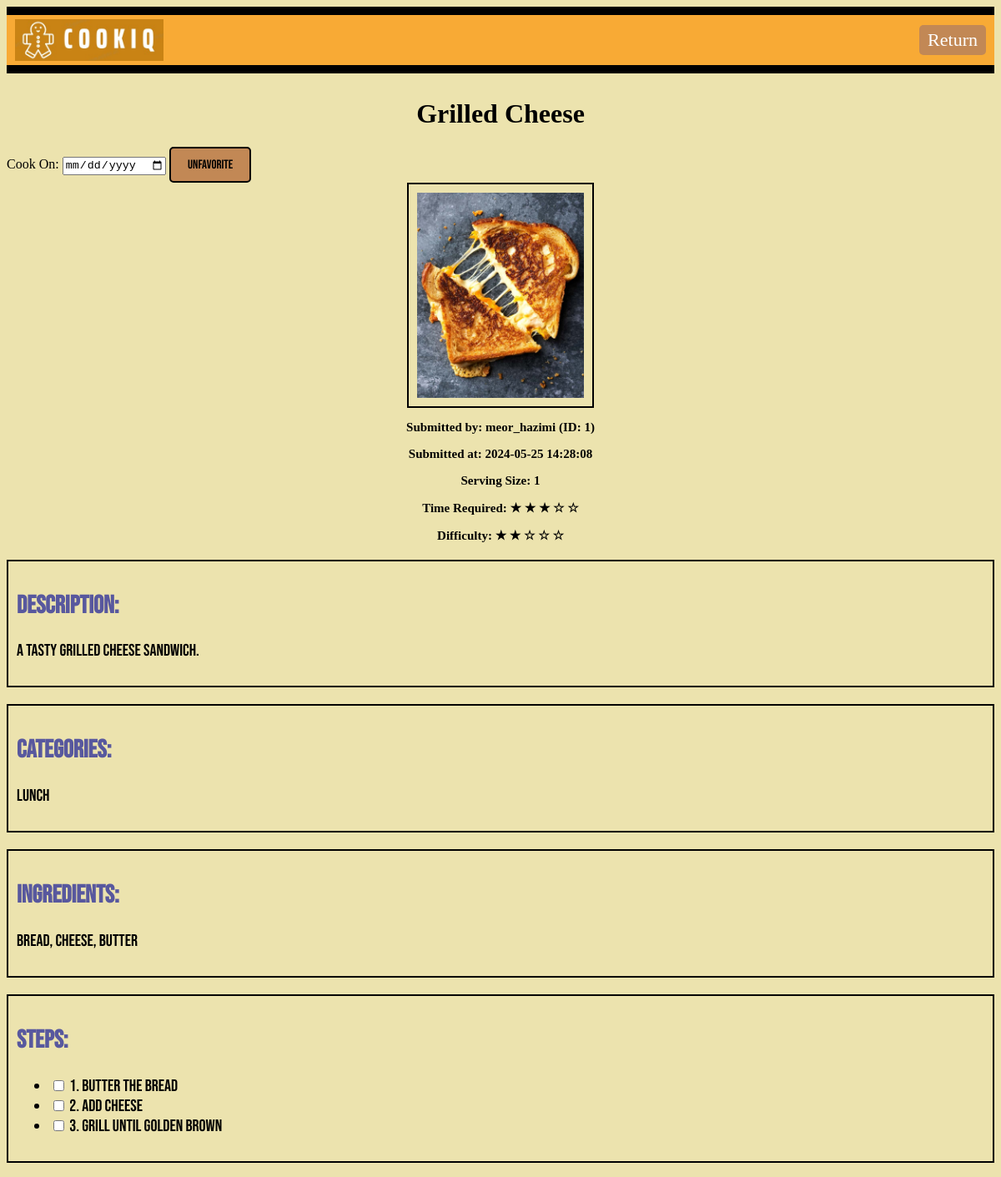
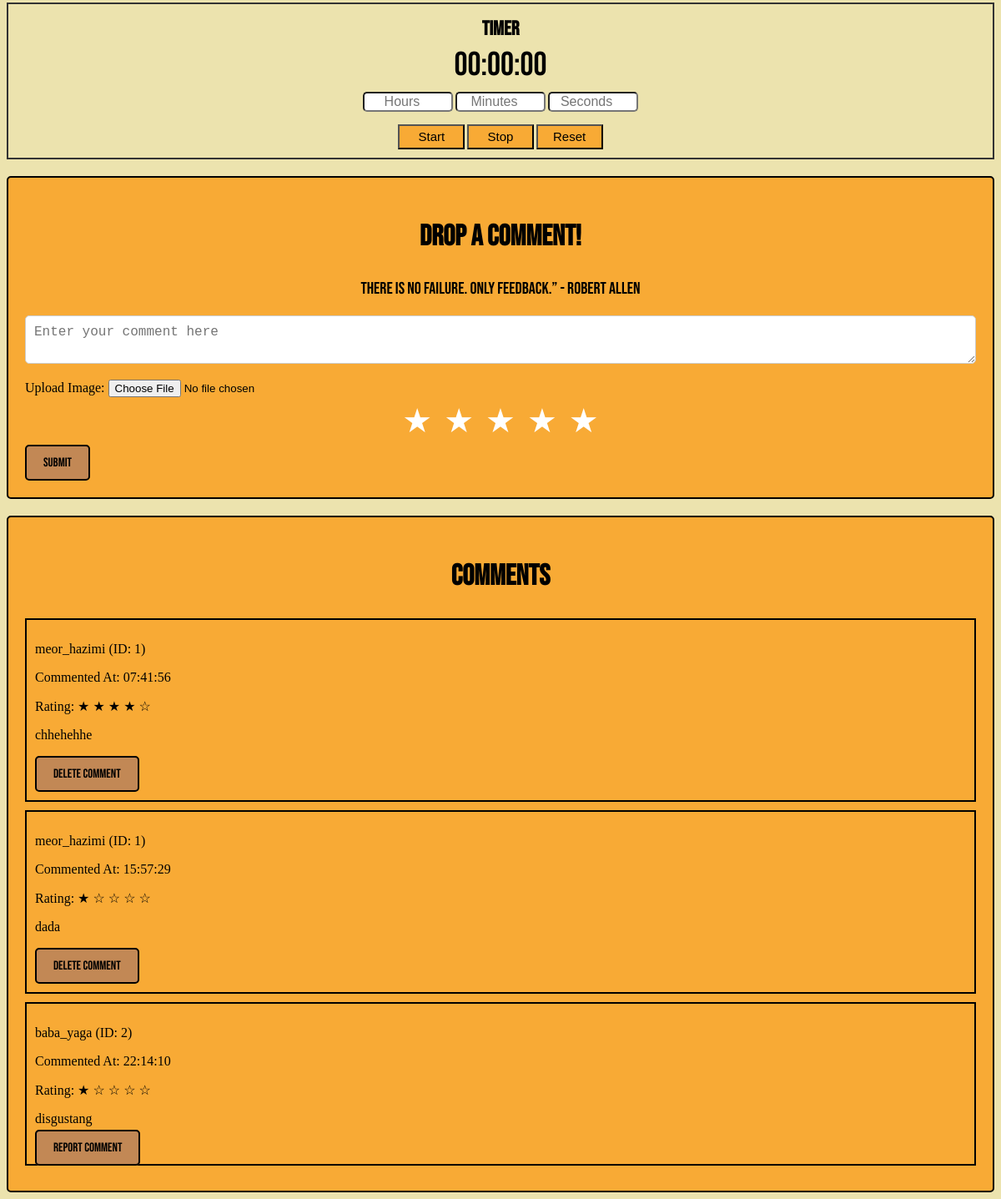
Page /user/1/recipe/1 (signed in) on the earlier database version (2 pictures, top to bottom).
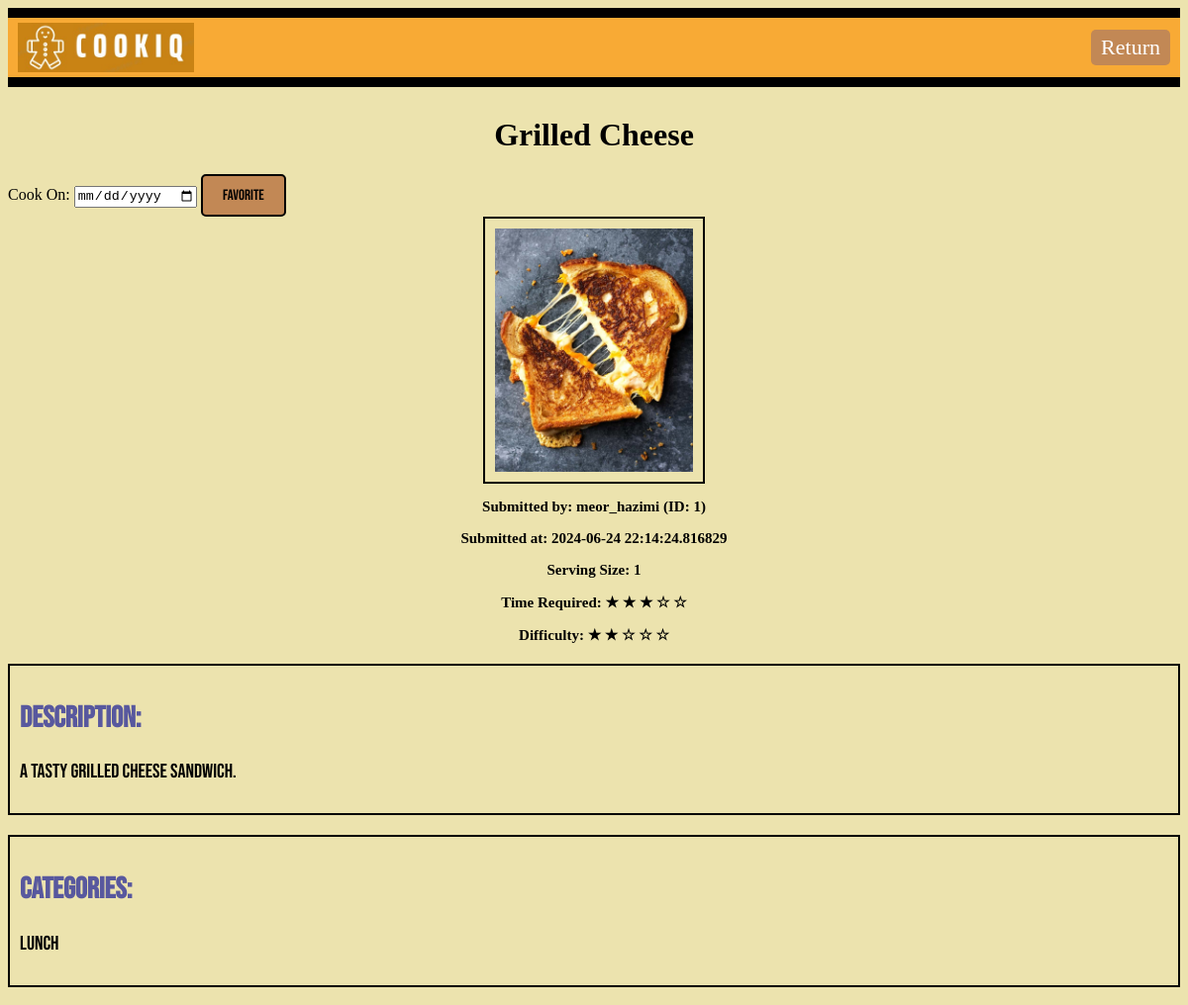
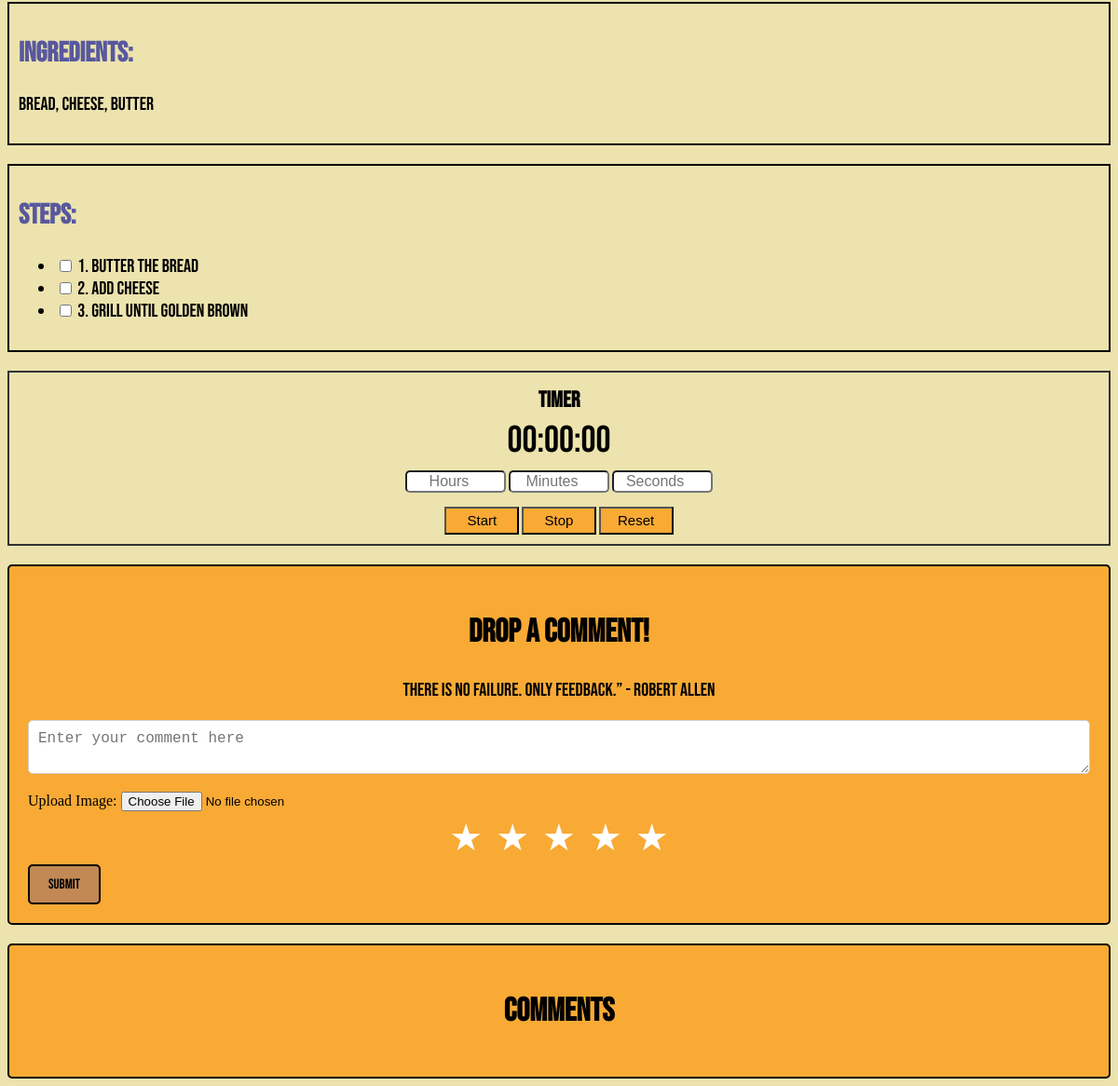
Same page on the later database version (2 pictures, top to bottom).
### models.py (models this page shows, shortened)
class Recipe(db.Model):
    id = db.Column(db.Integer, primary_key=True)
    recipe_name = db.Column(db.String(100), nullable=False)
    description = db.Column(db.Text, nullable=False)
    ingredients = db.Column(db.Text, nullable=False)
    steps = db.Column(db.Text, nullable=False)
    difficulty = db.Column(db.Integer, nullable=False)
    time_required = db.Column(db.Integer, nullable=False)
    serving_size = db.Column(db.Integer, nullable=False)
    submitted_at = db.Column(db.DateTime(timezone=True), default=lambda: datetime.now(timezone('Asia/Kuala_Lumpur')))
    approved = db.Column(db.Boolean, default=False)
    user_id = db.Column(db.Integer, db.ForeignKey('user.id', name='fk_recipe_user'), nullable=False)
    image_path = db.Column(db.String(255))  # Path to the image file
    submitted_by = db.Column(db.String(100), nullable=False)
    comments = db.relationship('Comment', backref='recipe', cascade="all, delete-orphan", lazy=True)
    reports = db.relationship('Report', back_populates='recipe', cascade="all, delete-orphan")
    categories = db.relationship('Category', secondary=recipe_category_association, backref=db.backref('recipes', lazy='dynamic'))

class Category(db.Model):
    id = db.Column(db.Integer, primary_key=True)
    name = db.Column(db.String(100), nullable=False, unique=True)
    group_id = db.Column(db.Integer, db.ForeignKey('category_group.id', name='fk_category_group'), nullable=True)

class Comment(db.Model):
    id = db.Column(db.Integer, primary_key=True)
    comment = db.Column(db.Text, nullable=False)
    rating = db.Column(db.Integer, nullable=False)
    image_url = db.Column(db.String(255))
    submitted_by = db.Column(db.String(100), nullable=False)
    commented_at = db.Column(db.DateTime(timezone=True), default=lambda: datetime.now(timezone('Asia/Kuala_Lumpur')))
    recipe_id = db.Column(db.Integer, db.ForeignKey('recipe.id', name='fk_comment_recipe'), nullable=False)
    user_id = db.Column(db.Integer, db.ForeignKey('user.id', name='fk_comment_user'), nullable=False)
    reports = db.relationship('Report', back_populates='comment', cascade="all, delete-orphan")

### main.py (the view)
@app.route("/user/<int:user_id>/recipe/<int:recipe_id>")
def recipe(user_id, recipe_id):
    if "user_id" not in session or session["user_id"] != user_id:
        return redirect(url_for("login"))
    user = User.query.get_or_404(user_id)
    recipe = Recipe.query.get_or_404(recipe_id)
    comments = Comment.query.filter_by(recipe_id=recipe_id).all()
    favourite_recipe = FavouriteRecipe.query.filter_by(user_id=user_id, recipe_id=recipe_id).first()
    favourited_recipe_ids = [fr.recipe_id for fr in FavouriteRecipe.query.filter_by(user_id=user_id).all()]
    source = request.args.get('source', 'browse_recipe')
    return render_template("recipe.html", user=user, recipe=recipe, favourite_recipe=favourite_recipe, favourited_recipe_ids=favourited_recipe_ids, comments=comments, source=source)

### templates/recipe.html (shortened to what this page needs)
<!DOCTYPE html>
<html>
<head>
    <link rel="stylesheet" type="text/css" href="{{ url_for('static', filename='style.css') }}">
</head>
<body class="body">
    <div class="header">
        <img style="height: 50px;" src="{{ url_for('static', filename='Logo_CookiQ.jpeg') }}" alt="Logo_CookiQ">
        {% if source == 'favouritedrecipe' %}
            <a href="{{ url_for('favouritedrecipe', user_id=user.id, recipe_id=recipe.id) }}" class="ReturnButton">Return</a>
        {% elif source == 'browse_recipe' %}
            <a href="{{ url_for('browse_recipes', user_id=user.id, recipe_id=recipe.id) }}" class="ReturnButton">Return</a>
        {% elif source == 'submitted_recipes' %}
            <a href="{{ url_for('submitted_recipes', user_id=user.id, recipe_id=recipe.id) }}" class="ReturnButton">Return</a>
        {% endif %}
    </div>
    {% include '_flashes.html' %}
    <h1 class="indepth-recipe-title">{{ recipe.recipe_name }}</h1>
    <form action="{{ url_for('favorite_recipe', user_id=user.id, recipe_id=recipe.id, source=source) }}" method="POST">
        <label for="cook_on">Cook On:</label>
        <input type="date" id="cook_on" name="cook_on" value="{{ favourite_recipe.cook_on.strftime('%Y-%m-%d') if favourite_recipe and favourite_recipe.cook_on else '' }}">
        <button type="submit" class="submit-button">{{ 'Unfavorite' if recipe.id in favourited_recipe_ids else 'Favorite' }}</button>
    </form>
    <div class="indepth-recipe-photo-container">
        <img src="/static/{{ recipe.image_path }}" class="indepth-recipe-photo" alt="Recipe Photo" style="max-width: 200px;">
        <div  class="submitted-by-date">
            <p>Submitted by: {{ recipe.submitted_by }}</p>
            <p>Submitted at: {{ recipe.submitted_at }}</p>
            <p>Serving Size: {{ recipe.serving_size }}</p>
            <p>Time Required:
                {% for i in range(recipe.time_required) %}
                    &#9733;
                {% endfor %}
                {% for i in range(5 - recipe.time_required) %}
                    &#9734;
                {% endfor %}
            </p>
            <p>Difficulty:
                {% for i in range(recipe.difficulty) %}
                    &#9733;
                {% endfor %}
                {% for i in range(5 - recipe.difficulty) %}
                    &#9734;
                {% endfor %}
            </p>
        </div>
    </div>
    <div class="indepth-recipe-details">
        <h2>Description:</h2>
        <p>{{ recipe.description }}</p>
    </div>
    <div class="indepth-recipe-details">
        <h2>Categories:</h2>
        <p>
            {% for category in recipe.categories %}
                {{ category.name }}{% if not loop.last %}, {% endif %}
            {% endfor %}
        </p>
    </div>
    <div class="indepth-recipe-details">
        <h2>Ingredients:</h2>
        <p>{{ recipe.ingredients }}</p>
    </div>
    <div class="indepth-recipe-details">
        <h2>Steps:</h2>
        <ul>
            {% for step in recipe.steps.split('\n') %}
                {% if step %}
                    <li>
                        <input type="checkbox" id="step{{ loop.index }}" name="step{{ loop.index }}">
                        <label for="step{{ loop.index }}">{{ step }}</label>
                    </li>
                {% endif %}
            {% endfor %}
        </ul>
    </div>
    <div class="timer-container">
        <h2>Timer</h2>
        <p id="timer">00:00:00</p>
        <div>
            <input type="number" id="hours" min="0" placeholder="Hours">
            <input type="number" id="minutes" min="0" max="59" placeholder="Minutes">
            <input type="number" id="seconds" min="0" max="59" placeholder="Seconds">
        </div>
        <div>
            <button onclick="startCountdown()">Start</button>
            <button onclick="stopCountdown()">Stop</button>
            <button onclick="resetCountdown()">Reset</button>
        </div>
    </div>
    <div class="comment-box">
        <h2>Drop A Comment!</h2>
        <p>There is no failure. Only feedback.” - Robert Allen</p>
        <form action="{{ url_for('submit_comment', user_id=user.id, recipe_id=recipe.id) }}" method="post" enctype="multipart/form-data">
            <textarea name="comment" placeholder="Enter your comment here" class="input-field"></textarea>
            <label for="image">Upload Image:</label>
            <input type="file" name="image" accept="image/*" >
            <div class="rating">
                <label for="star5"></label>
                <label for="star4"></label>
                <label for="star3"></label>
                <label for="star2"></label>
                <label for="star1"></label>
            </div>
            <input type="submit" value="SUBMIT" class="submit-button">
        </form>
    </div>
    <div class="comment-section">
        <h2>Comments</h2>
        {% for comment in comments %}
        <div class="comment">
            <div class="comment-content">
                <p>{{ comment.submitted_by }}</p>
                <p>Commented At: {{ comment.commented_at.strftime('%H:%M:%S') }}</p>
                <p>Rating:
                    {% for i in range(comment.rating) %}
                        &#9733;
                    {% endfor %}
                    {% for i in range(5 - comment.rating) %}
                        &#9734;
                    {% endfor %}
                </p>
                <p>{{ comment.comment }}</p>
                {% if comment.user_id == user.id %}
                    <form action="{{ url_for('user_delete_comment', user_id=user.id, comment_id=comment.id) }}" method="POST" style="display:inline;">
                        <button type="submit" class="delete-indepth-button" onclick="return confirm('Are you sure you want to delete this comment?')">Delete Comment</button>
                    </form>
                {% endif %}
                {% if comment.user_id != user.id %}
                    <a href="{{ url_for('report_comment', user_id=user.id, comment_id=comment.id, recipe_id=recipe.id) }}" class="report-button">Report Comment</a>
                {% endif %}
            </div>
        </div>
        {% endfor %}
    </div>
</body>
</html>

### templates/_flashes.html (shortened to what this page needs)
<link rel="stylesheet" type="text/css" href="{{ url_for('static', filename='style.css') }}">

### static/style.css (style rules this page uses)
.header { display: flex; align-items: center; justify-content: space-between; background-color: #f8aa35; border-top: 10px solid #000; border-bottom: 10px solid #000; margin-bottom: 20px; padding: 5px 10px; }
.body { background-color: #ece3ae; }
.ReturnButton { padding: 5px 10px; border-radius: 5px; background-color: #c28855; color: #fff; font-size: 22px; font-weight: 300; cursor: pointer; text-decoration: none; left: 20px; }
.submit-button, .delete-indepth-button, .report-button { padding: 10px 20px; background-color: #c28855; border: 2px solid #000000; border-radius: 5px; cursor: pointer; text-align: center; font-family: 'Bebas Neue', sans-serif; font-size: 15px; transition: background-color 0.3s; z-index: 1; }
.indepth-recipe-title { text-align: center; margin-top: 30px; }
.indepth-recipe-photo-container { text-align: center; margin-bottom: 20px; }
.indepth-recipe-photo { display: block; margin: 0 auto; border: 2px solid #000; padding: 10px; max-width: 100%; height: auto; }
.submitted-by-date { font-weight: bold; font-size: 15px; }
.indepth-recipe-details { font-family: 'Bebas Neue', sans-serif; border: 2px solid #000; padding: 10px; margin-bottom: 20px; font-size: 20px; }
.indepth-recipe-details h2 { color: rgb(88, 88, 158); font-size: 30px; }
.comment-box { background-color: #f8aa35; border: 2px solid #000; border-radius: 5px; padding: 20px; margin-top: 20px; }
.comment-box h2 { text-align: center; font-family: 'Bebas Neue', sans-serif; font-size: 35px; }
.comment-box p { text-align: center; font-family: 'Bebas Neue', sans-serif; font-size: 20px; }
.input-field { width: 100%; padding: 10px; margin-bottom: 15px; border: 1px solid #ccc; border-radius: 5px; box-sizing: border-box; font-size: 16px; }
.rating { unicode-bidi: bidi-override; direction: rtl; text-align: center; }
.rating > label { display: inline-block; padding: 5px; font-size: 40px; color: #ffffff; cursor: pointer; }
.rating > label:before { content: "\2605"; }
.comment-section { background-color: #f8aa35; border: 2px solid #000; border-radius: 5px; padding: 20px; margin-top: 20px; }
.comment-section h2 { text-align: center; font-family: 'Bebas Neue', sans-serif; font-size: 35px; }
.timer-container { border: 2px solid #333; padding: 10px; text-align: center; font-family: 'Bebas Neue', sans-serif; }
.timer-container p { font-size: 40px; margin-top: 5px; margin-bottom: 5px; }
.timer-container h2 { margin-bottom: 5px; margin-top: 5px; }
.timer-container button { width: 80px; height: 30px; background-color: #f8aa35; transition: background-color 0.3s; font-size: 15px; }
.timer-container input { margin-top: 3px; margin-bottom: 15px; width: 100px; font-size: 16px; border-radius: 5px; text-align: center; }

Differences in the rows shown:
removed Comment: submitted_by "meor_hazimi (ID: 1)", commented_at "07:41:56", rating 4 (drawn), comment "chhehehhe"
removed Comment: submitted_by "meor_hazimi (ID: 1)", commented_at "15:57:29", rating 1 (drawn), comment "dada"
removed Comment: submitted_by "baba_yaga (ID: 2)", commented_at "22:14:10", rating 1 (drawn), comment "disgustang"
changed Recipe "Grilled Cheese": submitted_at "2024-05-25 14:28:08" → "2024-06-24 22:14:24.816829"
Other differences:
{{ 'Unfavorite' if recipe.id in favourited_recipe_ids else 'Favorite' }}: "Unfavorite" → "Favorite"
